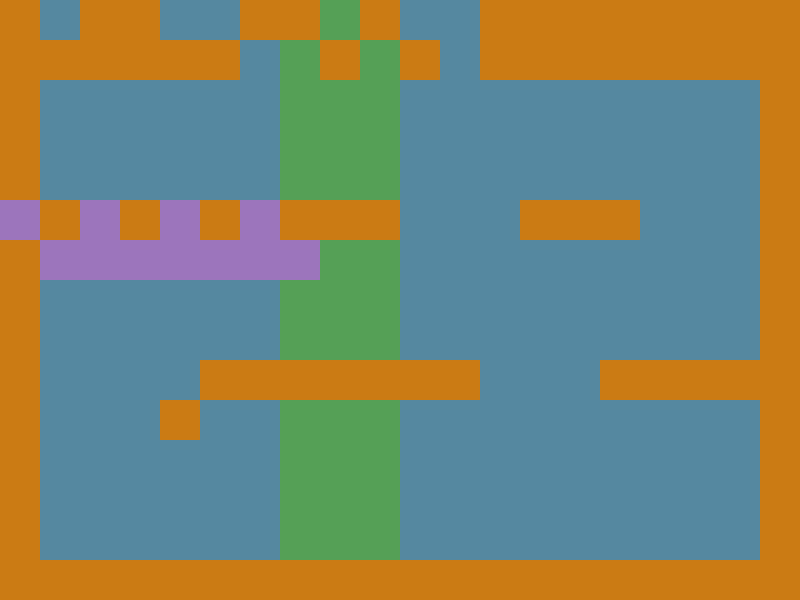

Tiled map render using the project's own tile images. Description and the map definition, with tile-layer contents summarised, below:
An orthogonal 20x15 tile map with 40x40 px tiles, 2 tile layers (Layer 1, Layer 0).

<map version="0.99a" orientation="orthogonal" width="20" height="15" tilewidth="40" tileheight="40">
 <property name="solid_layer" value="Layer 0" />
 <tileset name="Untitled" firstgid="1" tilewidth="40" tileheight="40">
  <image source="uglytileset.png" />
 </tileset>
 <layer name="Layer 1" width="20" height="15">
  <data>[300 cells, 300 non-empty, 3 distinct tile ids]</data>
 </layer>
 <layer name="Layer 0" width="20" height="15">
  <data>[300 cells, 94 non-empty, 1 distinct tile ids]</data>
 </layer>
</map>
